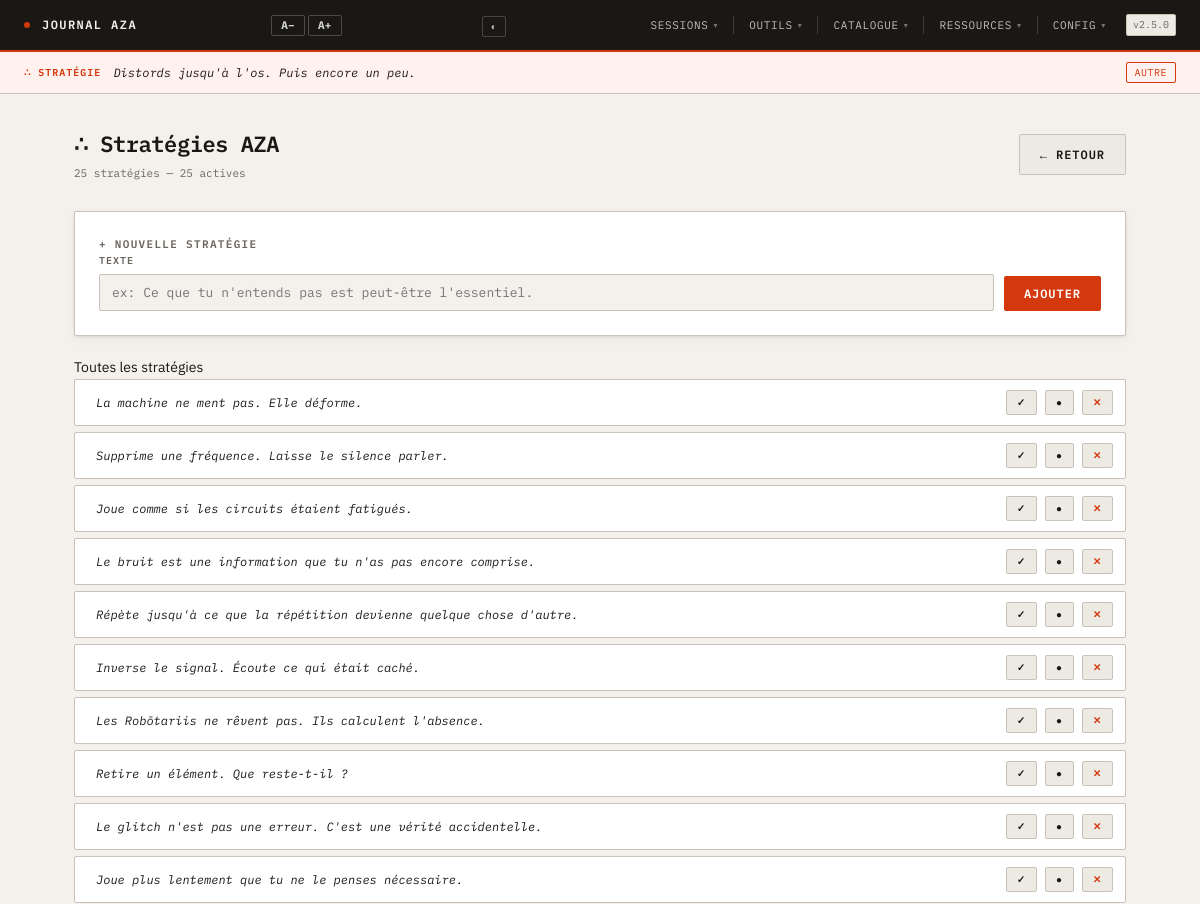
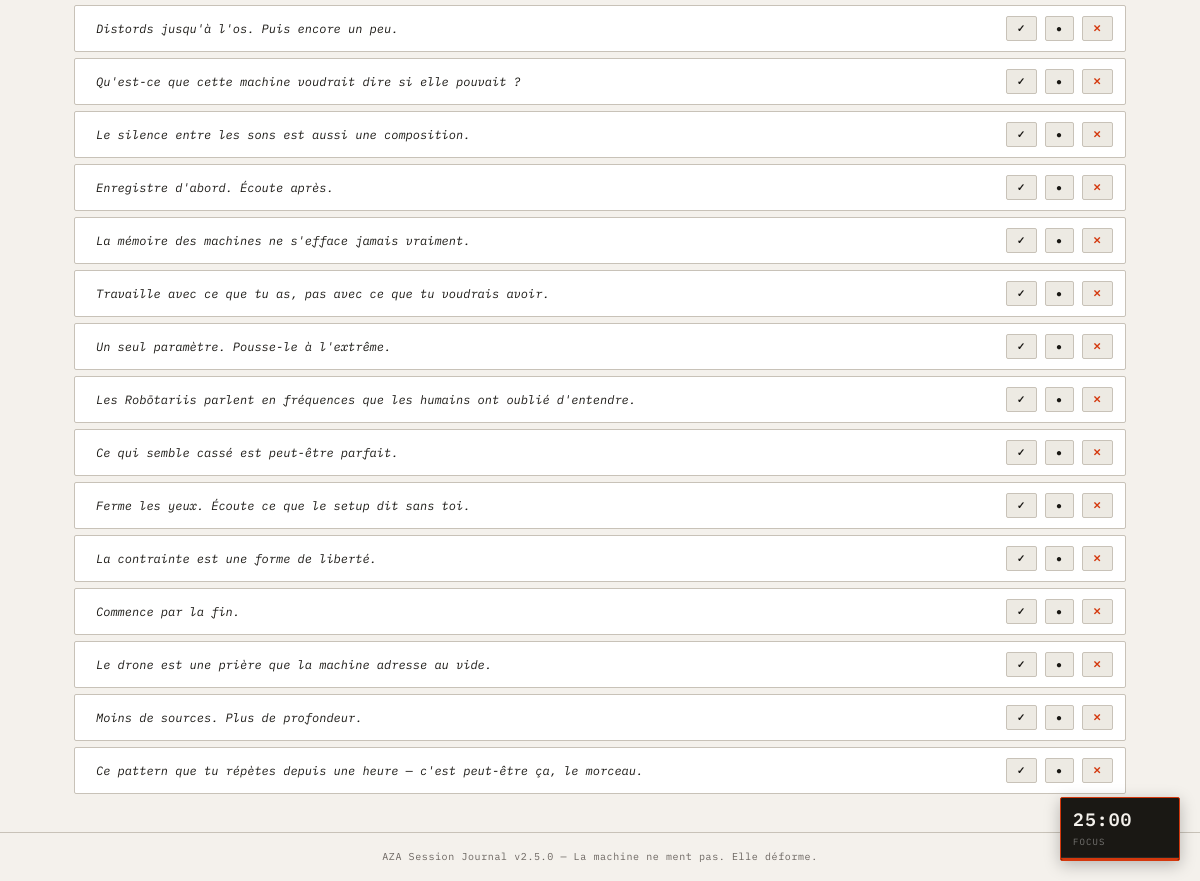
Page /obliques on the committed database (2 pictures, top to bottom).
### tables this page shows
CREATE TABLE obliques (
            id INTEGER PRIMARY KEY AUTOINCREMENT,
            text TEXT NOT NULL,
            active INTEGER DEFAULT 1,
            created_at TEXT DEFAULT CURRENT_TIMESTAMP
        );

### obliques/api.py (the view, shortened to what this page needs)
@bp.route("/obliques", methods=["GET", "POST"])
def manage_obliques():
    engine = _engine()
    db_path = current_app.config["DB_PATH"]
    return render_template("obliques.html",
                           obliques=engine.list_all(),
                           version=current_app.config.get("VERSION", ""),
                           oblique=rand_oblique(db_path))

### app.py (called while the page is built)
def _get_config():
    if os.path.exists(CONFIG_PATH):
        try:
            with open(CONFIG_PATH, encoding="utf-8") as f:
                return json.load(f)
        except Exception:
            pass
    return {}

@app.context_processor
def inject_globals():
    try:
        conn = _get_db(DB_PATH)
        live = conn.execute("SELECT id FROM live_session LIMIT 1").fetchone()
        conn.close()
        return {"has_live": live is not None,
                "obsidian_vault": _get_config().get("obsidian_vault", "")}
    except Exception:
        return {"has_live": False, "obsidian_vault": ""}

### core/db.py (called while the page is built)
def get_db(db_path):
    conn = sqlite3.connect(db_path, timeout=10.0)
    conn.row_factory = sqlite3.Row
    return conn

### core/oblique.py (called while the page is built)
def rand_oblique(db_path):
    conn = get_db(db_path)
    rows = conn.execute("SELECT text FROM obliques WHERE active=1").fetchall()
    conn.close()
    if not rows:
        return _FALLBACK
    return random.choice(rows)["text"]

### obliques/api.py (called while the page is built)
def _engine():
    return ObliquesEngine(current_app.config["DB_PATH"])

### obliques/engine.py (called while the page is built)
    def _get_db(self):
        return get_db(self.db_path)

    def list_all(self):
        conn = self._get_db()
        rows = conn.execute("SELECT * FROM obliques ORDER BY id").fetchall()
        conn.close()
        return [dict(r) for r in rows]

### templates/obliques.html (shortened to what this page needs)
{% extends "base.html" %}
{% block content %}
<div class="page-header">
    <div>
        <div class="page-title">∴ Stratégies AZA</div>
        <div class="page-subtitle">{{ obliques|length }} stratégie{% if obliques|length > 1 %}s{% endif %} — {{ obliques|selectattr('active', 'equalto', 1)|list|length }} active{% if obliques|selectattr('active', 'equalto', 1)|list|length > 1 %}s{% endif %}</div>
    </div>
    <a href="{{ url_for('sessions.index') }}" class="btn btn-secondary">← Retour</a>
</div>
<div class="card">
    <div class="card-title">+ Nouvelle stratégie</div>
    <form method="POST" action="{{ url_for('obliques.manage_obliques') }}" style="display:flex;gap:10px;align-items:flex-end;">
        <div style="flex:1;">
            <label style="font-family:var(--mono);font-size:10px;text-transform:uppercase;letter-spacing:.1em;color:var(--text-muted);font-weight:600;display:block;margin-bottom:5px;">Texte</label>
            <input type="text" name="text" placeholder="ex: Ce que tu n'entends pas est peut-être l'essentiel."
                   style="font-family:var(--mono);font-size:13px;background:var(--bg);border:1px solid var(--border);border-radius:var(--radius);padding:9px 12px;color:var(--text);width:100%;" required>
        </div>
        <button type="submit" class="btn btn-primary">Ajouter</button>
    </form>
</div>
<div class="section-title">Toutes les stratégies</div>
{% for o in obliques %}
<div style="display:flex;align-items:center;gap:8px;padding:10px 12px;border:1px solid {{ 'var(--border)' if o.active else 'var(--bg-alt)' }};border-radius:var(--radius);background:{{ 'var(--surface)' if o.active else 'var(--bg-alt)' }};margin-bottom:6px;opacity:{{ '1' if o.active else '0.5' }};">
    <form method="POST" action="{{ url_for('obliques.manage_obliques') }}" style="flex:1;display:flex;gap:8px;align-items:center;">
        <input type="text" name="text" value="{{ o.text }}"
               style="font-family:var(--mono);font-size:12px;font-style:italic;background:transparent;border:1px solid transparent;border-radius:var(--radius);padding:4px 8px;color:var(--text);flex:1;transition:all .15s;"
               onfocus="this.style.borderColor='var(--accent2)';this.style.background='white'"
               onblur="this.style.borderColor='transparent';this.style.background='transparent'">
        <button type="submit" class="btn btn-secondary btn-sm">✓</button>
    </form>
    <form method="POST" action="{{ url_for('obliques.manage_obliques') }}">
        <button type="submit" class="btn btn-secondary btn-sm" title="{{ 'Désactiver' if o.active else 'Activer' }}">{{ '●' if o.active else '○' }}</button>
    </form>
    <form method="POST" action="{{ url_for('obliques.manage_obliques') }}" onsubmit="return confirm('Supprimer cette stratégie ?')">
        <button type="submit" class="btn btn-secondary btn-sm" style="color:var(--accent)">✕</button>
    </form>
</div>
{% endfor %}
{% endblock %}

### templates/base.html (shortened to what this page needs)
<!DOCTYPE html>
<html lang="fr">
<head>
</head>
<body>
    <header>
        <div class="header-brand"><span class="dot"></span>Journal AZA</div>
        <div class="zoom-btns" title="Zoom global">
            <button type="button" onclick="globalZoomOut()" aria-label="Réduire le zoom">A−</button>
            <button type="button" onclick="globalZoomIn()"  aria-label="Agrandir le zoom">A+</button>
        </div>
        <div id="theme-picker" style="position:relative;">
            <button type="button" onclick="toggleThemePicker()" title="Thème"
                style="background:none;border:1px solid rgba(255,255,255,0.2);color:rgba(255,255,255,0.7);
                       font-family:var(--mono);font-size:10px;padding:3px 8px;border-radius:var(--radius);
                       cursor:pointer;letter-spacing:.04em;">
                ◐
            </button>
                {% set themes = [
                    ('beton',            '#F4F1EC', '#D4380D', 'Béton'),
                    ('t-machine',        '#111210', '#E84B1A', 'Machine'),
                    ('t-nord',           '#2E3440', '#BF616A', 'Nord'),
                    ('t-solarized-dark', '#002B36', '#DC322F', 'Solarized Dark'),
                    ('t-solarized-light','#FDF6E3', '#DC322F', 'Solarized Light'),
                    ('t-gruvbox',        '#282828', '#FB4934', 'Gruvbox'),
                ] %}
        </div>
        <nav class="header-nav" id="header-nav">
            <div class="nav-dropdown">
                <button type="button" class="nav-btn" onclick="toggleDrop(this)">Sessions <span class="nav-caret">▾</span></button>
            </div>
            <div class="nav-dropdown">
                <button type="button" class="nav-btn" onclick="toggleDrop(this)">Outils <span class="nav-caret">▾</span></button>
            </div>
            <div class="nav-dropdown">
                <button type="button" class="nav-btn" onclick="toggleDrop(this)">Catalogue <span class="nav-caret">▾</span></button>
            </div>
            <div class="nav-dropdown">
                <button type="button" class="nav-btn" onclick="toggleDrop(this)">Ressources <span class="nav-caret">▾</span></button>
            </div>
            <div class="nav-dropdown">
                <button type="button" class="nav-btn" onclick="toggleDrop(this)">Config <span class="nav-caret">▾</span></button>
            </div>
            <span class="version-badge">v{{ version }}</span>
        </nav>
    </header>
    {% if oblique is defined %}
    <div class="oblique-banner">
        <span class="oblique-label">∴ Stratégie</span>
        <span class="oblique-text" id="oblique-text">{{ oblique }}</span>
        <button class="oblique-btn" onclick="refreshOblique()">Autre</button>
    </div>
    {% endif %}
    <main>{% block content %}{% endblock %}</main>
    <footer>AZA Session Journal v{{ version }} — La machine ne ment pas. Elle déforme.</footer>
    <div class="pomo" id="pomo">
        <div class="pomo-head" onclick="pomoTogglePanel()">
            <div>
                <div class="pomo-time" id="pomo-time">25:00</div>
                <div class="pomo-label" id="pomo-label">Focus</div>
            </div>
        </div>
        <div class="pomo-progress"><div class="pomo-progress-bar" id="pomo-bar"></div></div>
    </div>
</body>
</html>

### rows in the picture
obliques: text "Distords jusqu'à l'os. Puis encore un peu.", active "●"
obliques: text "La machine ne ment pas. Elle déforme.", active "●"
obliques: text "Supprime une fréquence. Laisse le silence parler.", active "●"
obliques: text "Joue comme si les circuits étaient fatigués.", active "●"
obliques: text "Le bruit est une information que tu n'as pas encore comprise.", active "●"
obliques: text "Répète jusqu'à ce que la répétition devienne quelque chose d'autre.", active "●"
obliques: text "Inverse le signal. Écoute ce qui était caché.", active "●"
obliques: text "Les Robōtariis ne rêvent pas. Ils calculent l'absence.", active "●"
obliques: text "Retire un élément. Que reste-t-il ?", active "●"
obliques: text "Le glitch n'est pas une erreur. C'est une vérité accidentelle.", active "●"
obliques: text "Joue plus lentement que tu ne le penses nécessaire.", active "●"
obliques: text "Qu'est-ce que cette machine voudrait dire si elle pouvait ?", active "●"
obliques: text "Le silence entre les sons est aussi une composition.", active "●"
obliques: text "Enregistre d'abord. Écoute après.", active "●"
obliques: text "La mémoire des machines ne s'efface jamais vraiment.", active "●"
obliques: text "Travaille avec ce que tu as, pas avec ce que tu voudrais avoir.", active "●"
obliques: text "Un seul paramètre. Pousse-le à l'extrême.", active "●"
obliques: text "Les Robōtariis parlent en fréquences que les humains ont oublié d'entendre.", active "●"
obliques: text "Ce qui semble cassé est peut-être parfait.", active "●"
obliques: text "Ferme les yeux. Écoute ce que le setup dit sans toi.", active "●"
obliques: text "La contrainte est une forme de liberté.", active "●"
obliques: text "Commence par la fin.", active "●"
obliques: text "Le drone est une prière que la machine adresse au vide.", active "●"
obliques: text "Moins de sources. Plus de profondeur.", active "●"
obliques: text "Ce pattern que tu répètes depuis une heure — c'est peut-être ça, le morceau.", active "●"

### other values in the picture
{{ version }} "2.5.0"
{{ obliques|length }} "25"
{{ obliques|selectattr('active', 'equalto', 1)|list|length }} "25"
